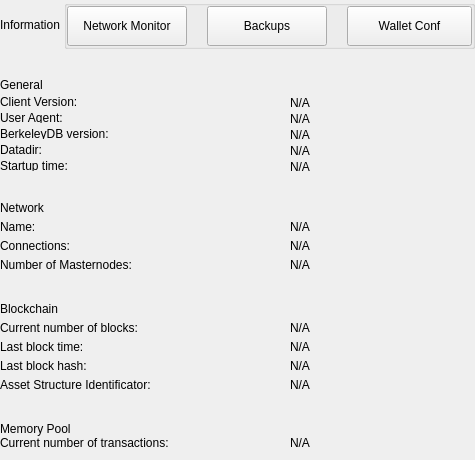
<?xml version="1.0" encoding="UTF-8"?>
<ui version="4.0">
 <class>SettingsInformationWidget</class>
 <widget class="QWidget" name="SettingsInformationWidget">
  <property name="geometry">
   <rect>
    <x>0</x>
    <y>0</y>
    <width>475</width>
    <height>460</height>
   </rect>
  </property>
  <property name="sizePolicy">
   <sizepolicy hsizetype="Expanding" vsizetype="Expanding">
    <horstretch>0</horstretch>
    <verstretch>0</verstretch>
   </sizepolicy>
  </property>
  <property name="minimumSize">
   <size>
    <width>470</width>
    <height>450</height>
   </size>
  </property>
  <property name="windowTitle">
   <string>Form</string>
  </property>
  <layout class="QVBoxLayout" name="verticalLayout">
   <property name="spacing">
    <number>0</number>
   </property>
   <property name="leftMargin">
    <number>0</number>
   </property>
   <property name="topMargin">
    <number>0</number>
   </property>
   <property name="rightMargin">
    <number>0</number>
   </property>
   <property name="bottomMargin">
    <number>0</number>
   </property>
   <item>
    <widget class="QWidget" name="left" native="true">
     <layout class="QVBoxLayout" name="verticalLayout_3">
      <property name="leftMargin">
       <number>0</number>
      </property>
      <property name="topMargin">
       <number>0</number>
      </property>
      <property name="rightMargin">
       <number>0</number>
      </property>
      <property name="bottomMargin">
       <number>0</number>
      </property>
      <item>
       <layout class="QVBoxLayout" name="verticalLayout_2">
        <property name="spacing">
         <number>0</number>
        </property>
        <item>
         <layout class="QHBoxLayout" name="horizontalLayout_3">
          <property name="spacing">
           <number>0</number>
          </property>
          <item>
           <widget class="QLabel" name="labelTitle">
            <property name="text">
             <string>Information</string>
            </property>
           </widget>
          </item>
          <item>
           <spacer name="horizontalSpacer">
            <property name="orientation">
             <enum>Qt::Horizontal</enum>
            </property>
            <property name="sizeHint" stdset="0">
             <size>
              <width>40</width>
              <height>20</height>
             </size>
            </property>
           </spacer>
          </item>
          <item>
           <widget class="QGroupBox" name="groupBox">
            <property name="title">
             <string/>
            </property>
            <layout class="QHBoxLayout" name="horizontalLayout_4">
             <property name="spacing">
              <number>20</number>
             </property>
             <property name="leftMargin">
              <number>0</number>
             </property>
             <property name="topMargin">
              <number>0</number>
             </property>
             <property name="rightMargin">
              <number>0</number>
             </property>
             <property name="bottomMargin">
              <number>0</number>
             </property>
             <item>
              <widget class="QPushButton" name="pushButtonNetworkMonitor">
               <property name="minimumSize">
                <size>
                 <width>120</width>
                 <height>40</height>
                </size>
               </property>
               <property name="maximumSize">
                <size>
                 <width>16777215</width>
                 <height>40</height>
                </size>
               </property>
               <property name="focusPolicy">
                <enum>Qt::NoFocus</enum>
               </property>
               <property name="text">
                <string>Network Monitor</string>
               </property>
              </widget>
             </item>
             <item>
              <widget class="QPushButton" name="pushButtonBackups">
               <property name="minimumSize">
                <size>
                 <width>120</width>
                 <height>40</height>
                </size>
               </property>
               <property name="maximumSize">
                <size>
                 <width>120</width>
                 <height>40</height>
                </size>
               </property>
               <property name="focusPolicy">
                <enum>Qt::NoFocus</enum>
               </property>
               <property name="text">
                <string>Backups</string>
               </property>
               <property name="checkable">
                <bool>false</bool>
               </property>
               <property name="autoExclusive">
                <bool>false</bool>
               </property>
              </widget>
             </item>
             <item>
              <widget class="QPushButton" name="pushButtonFile">
               <property name="minimumSize">
                <size>
                 <width>125</width>
                 <height>40</height>
                </size>
               </property>
               <property name="maximumSize">
                <size>
                 <width>125</width>
                 <height>40</height>
                </size>
               </property>
               <property name="focusPolicy">
                <enum>Qt::NoFocus</enum>
               </property>
               <property name="text">
                <string>Wallet Conf</string>
               </property>
               <property name="checkable">
                <bool>false</bool>
               </property>
               <property name="checked">
                <bool>false</bool>
               </property>
               <property name="autoExclusive">
                <bool>false</bool>
               </property>
              </widget>
             </item>
            </layout>
           </widget>
          </item>
         </layout>
        </item>
        <item>
         <spacer name="verticalSpacer_2">
          <property name="orientation">
           <enum>Qt::Vertical</enum>
          </property>
          <property name="sizeType">
           <enum>QSizePolicy::Fixed</enum>
          </property>
          <property name="sizeHint" stdset="0">
           <size>
            <width>20</width>
            <height>30</height>
           </size>
          </property>
         </spacer>
        </item>
        <item>
         <widget class="QWidget" name="layoutOptions1" native="true">
          <layout class="QVBoxLayout" name="verticalLayout_9">
           <property name="spacing">
            <number>5</number>
           </property>
           <property name="leftMargin">
            <number>0</number>
           </property>
           <property name="topMargin">
            <number>0</number>
           </property>
           <property name="rightMargin">
            <number>0</number>
           </property>
           <property name="bottomMargin">
            <number>10</number>
           </property>
           <item>
            <widget class="QLabel" name="labelTitleGeneral">
             <property name="text">
              <string>General</string>
             </property>
            </widget>
           </item>
           <item>
            <layout class="QHBoxLayout" name="horizontalLayout" stretch="0,1">
             <property name="spacing">
              <number>0</number>
             </property>
             <item>
              <widget class="QLabel" name="labelTitleClient">
               <property name="minimumSize">
                <size>
                 <width>290</width>
                 <height>0</height>
                </size>
               </property>
               <property name="maximumSize">
                <size>
                 <width>290</width>
                 <height>16777215</height>
                </size>
               </property>
               <property name="text">
                <string>Client Version:</string>
               </property>
              </widget>
             </item>
             <item>
              <widget class="QLabel" name="labelInfoClient">
               <property name="cursor">
                <cursorShape>IBeamCursor</cursorShape>
               </property>
               <property name="text">
                <string notr="true">N/A</string>
               </property>
               <property name="textInteractionFlags">
                <set>Qt::LinksAccessibleByMouse|Qt::TextSelectableByKeyboard|Qt::TextSelectableByMouse</set>
               </property>
              </widget>
             </item>
            </layout>
           </item>
           <item>
            <layout class="QHBoxLayout" name="horizontalAgent" stretch="0,1">
             <property name="spacing">
              <number>0</number>
             </property>
             <item>
              <widget class="QLabel" name="labelTitleAgent">
               <property name="minimumSize">
                <size>
                 <width>290</width>
                 <height>0</height>
                </size>
               </property>
               <property name="maximumSize">
                <size>
                 <width>290</width>
                 <height>16777215</height>
                </size>
               </property>
               <property name="text">
                <string>User Agent:</string>
               </property>
              </widget>
             </item>
             <item>
              <widget class="QLabel" name="labelInfoAgent">
               <property name="cursor">
                <cursorShape>IBeamCursor</cursorShape>
               </property>
               <property name="text">
                <string notr="true">N/A</string>
               </property>
               <property name="textInteractionFlags">
                <set>Qt::LinksAccessibleByMouse|Qt::TextSelectableByKeyboard|Qt::TextSelectableByMouse</set>
               </property>
              </widget>
             </item>
            </layout>
           </item>
           <item>
            <layout class="QHBoxLayout" name="horizontalBerkely" stretch="0,1">
             <property name="spacing">
              <number>0</number>
             </property>
             <item>
              <widget class="QLabel" name="labelTitleBerkeley">
               <property name="minimumSize">
                <size>
                 <width>290</width>
                 <height>0</height>
                </size>
               </property>
               <property name="maximumSize">
                <size>
                 <width>290</width>
                 <height>16777215</height>
                </size>
               </property>
               <property name="text">
                <string>BerkeleyDB version:</string>
               </property>
              </widget>
             </item>
             <item>
              <widget class="QLabel" name="labelInfoBerkeley">
               <property name="cursor">
                <cursorShape>IBeamCursor</cursorShape>
               </property>
               <property name="text">
                <string notr="true">N/A</string>
               </property>
               <property name="textInteractionFlags">
                <set>Qt::LinksAccessibleByMouse|Qt::TextSelectableByKeyboard|Qt::TextSelectableByMouse</set>
               </property>
              </widget>
             </item>
            </layout>
           </item>
           <item>
            <layout class="QHBoxLayout" name="horizontalDataDir" stretch="0,1">
             <property name="spacing">
              <number>0</number>
             </property>
             <item>
              <widget class="QLabel" name="labelTitleDataDir">
               <property name="minimumSize">
                <size>
                 <width>290</width>
                 <height>0</height>
                </size>
               </property>
               <property name="maximumSize">
                <size>
                 <width>290</width>
                 <height>16777215</height>
                </size>
               </property>
               <property name="text">
                <string>Datadir:</string>
               </property>
              </widget>
             </item>
             <item>
              <widget class="QLabel" name="labelInfoDataDir">
               <property name="cursor">
                <cursorShape>IBeamCursor</cursorShape>
               </property>
               <property name="text">
                <string notr="true">N/A</string>
               </property>
               <property name="wordWrap">
                <bool>true</bool>
               </property>
               <property name="textInteractionFlags">
                <set>Qt::LinksAccessibleByMouse|Qt::TextSelectableByKeyboard|Qt::TextSelectableByMouse</set>
               </property>
              </widget>
             </item>
            </layout>
           </item>
           <item>
            <layout class="QHBoxLayout" name="horizontalTime" stretch="0,1">
             <property name="spacing">
              <number>0</number>
             </property>
             <item>
              <widget class="QLabel" name="labelTitleTime">
               <property name="minimumSize">
                <size>
                 <width>290</width>
                 <height>0</height>
                </size>
               </property>
               <property name="maximumSize">
                <size>
                 <width>290</width>
                 <height>16777215</height>
                </size>
               </property>
               <property name="text">
                <string>Startup time:</string>
               </property>
              </widget>
             </item>
             <item>
              <widget class="QLabel" name="labelInfoTime">
               <property name="cursor">
                <cursorShape>IBeamCursor</cursorShape>
               </property>
               <property name="text">
                <string notr="true">N/A</string>
               </property>
               <property name="textInteractionFlags">
                <set>Qt::LinksAccessibleByMouse|Qt::TextSelectableByKeyboard|Qt::TextSelectableByMouse</set>
               </property>
              </widget>
             </item>
            </layout>
           </item>
          </layout>
         </widget>
        </item>
        <item>
         <spacer name="verticalSpacer_3">
          <property name="orientation">
           <enum>Qt::Vertical</enum>
          </property>
          <property name="sizeType">
           <enum>QSizePolicy::Minimum</enum>
          </property>
          <property name="sizeHint" stdset="0">
           <size>
            <width>20</width>
            <height>20</height>
           </size>
          </property>
         </spacer>
        </item>
        <item>
         <widget class="QWidget" name="layoutOptions2" native="true">
          <layout class="QVBoxLayout" name="verticalLayout_4" stretch="0,0,0,0">
           <property name="spacing">
            <number>5</number>
           </property>
           <property name="leftMargin">
            <number>0</number>
           </property>
           <property name="topMargin">
            <number>0</number>
           </property>
           <property name="rightMargin">
            <number>0</number>
           </property>
           <property name="bottomMargin">
            <number>10</number>
           </property>
           <item>
            <widget class="QLabel" name="labelTitleNetwork">
             <property name="text">
              <string>Network</string>
             </property>
            </widget>
           </item>
           <item>
            <layout class="QHBoxLayout" name="horizontalName" stretch="0,1">
             <property name="spacing">
              <number>0</number>
             </property>
             <item>
              <widget class="QLabel" name="labelTitleName">
               <property name="minimumSize">
                <size>
                 <width>290</width>
                 <height>0</height>
                </size>
               </property>
               <property name="maximumSize">
                <size>
                 <width>290</width>
                 <height>16777215</height>
                </size>
               </property>
               <property name="text">
                <string>Name:</string>
               </property>
              </widget>
             </item>
             <item>
              <widget class="QLabel" name="labelInfoName">
               <property name="cursor">
                <cursorShape>IBeamCursor</cursorShape>
               </property>
               <property name="text">
                <string notr="true">N/A</string>
               </property>
               <property name="textInteractionFlags">
                <set>Qt::LinksAccessibleByMouse|Qt::TextSelectableByKeyboard|Qt::TextSelectableByMouse</set>
               </property>
              </widget>
             </item>
            </layout>
           </item>
           <item>
            <layout class="QHBoxLayout" name="horizontalConnections" stretch="0,1">
             <property name="spacing">
              <number>0</number>
             </property>
             <item>
              <widget class="QLabel" name="labelTitleConnections">
               <property name="minimumSize">
                <size>
                 <width>290</width>
                 <height>0</height>
                </size>
               </property>
               <property name="maximumSize">
                <size>
                 <width>290</width>
                 <height>16777215</height>
                </size>
               </property>
               <property name="text">
                <string>Connections:</string>
               </property>
              </widget>
             </item>
             <item>
              <widget class="QLabel" name="labelInfoConnections">
               <property name="cursor">
                <cursorShape>IBeamCursor</cursorShape>
               </property>
               <property name="text">
                <string notr="true">N/A</string>
               </property>
               <property name="textInteractionFlags">
                <set>Qt::LinksAccessibleByMouse|Qt::TextSelectableByKeyboard|Qt::TextSelectableByMouse</set>
               </property>
              </widget>
             </item>
            </layout>
           </item>
           <item>
            <layout class="QHBoxLayout" name="horizontalLayout_2" stretch="0,1">
             <property name="spacing">
              <number>0</number>
             </property>
             <property name="leftMargin">
              <number>0</number>
             </property>
             <property name="topMargin">
              <number>0</number>
             </property>
             <property name="rightMargin">
              <number>0</number>
             </property>
             <property name="bottomMargin">
              <number>0</number>
             </property>
             <item>
              <widget class="QLabel" name="labelTitleMasternodes">
               <property name="minimumSize">
                <size>
                 <width>290</width>
                 <height>0</height>
                </size>
               </property>
               <property name="maximumSize">
                <size>
                 <width>290</width>
                 <height>16777215</height>
                </size>
               </property>
               <property name="text">
                <string>Number of Masternodes:</string>
               </property>
              </widget>
             </item>
             <item>
              <widget class="QLabel" name="labelInfoMasternodes">
               <property name="cursor">
                <cursorShape>IBeamCursor</cursorShape>
               </property>
               <property name="text">
                <string notr="true">N/A</string>
               </property>
               <property name="textInteractionFlags">
                <set>Qt::LinksAccessibleByMouse|Qt::TextSelectableByKeyboard|Qt::TextSelectableByMouse</set>
               </property>
              </widget>
             </item>
            </layout>
           </item>
          </layout>
         </widget>
        </item>
        <item>
         <spacer name="verticalSpacer_4">
          <property name="orientation">
           <enum>Qt::Vertical</enum>
          </property>
          <property name="sizeType">
           <enum>QSizePolicy::Minimum</enum>
          </property>
          <property name="sizeHint" stdset="0">
           <size>
            <width>20</width>
            <height>20</height>
           </size>
          </property>
         </spacer>
        </item>
        <item>
         <widget class="QWidget" name="layoutOptions3" native="true">
          <layout class="QVBoxLayout" name="verticalLayout_5" stretch="0,0,0,0,0">
           <property name="spacing">
            <number>5</number>
           </property>
           <property name="leftMargin">
            <number>0</number>
           </property>
           <property name="topMargin">
            <number>0</number>
           </property>
           <property name="rightMargin">
            <number>0</number>
           </property>
           <property name="bottomMargin">
            <number>10</number>
           </property>
           <item>
            <widget class="QLabel" name="labelTitleBlockchain">
             <property name="text">
              <string>Blockchain</string>
             </property>
            </widget>
           </item>
           <item>
            <layout class="QHBoxLayout" name="horizontalBlockNumber" stretch="0,1">
             <property name="spacing">
              <number>0</number>
             </property>
             <item>
              <widget class="QLabel" name="labelTitleBlockNumber">
               <property name="minimumSize">
                <size>
                 <width>290</width>
                 <height>0</height>
                </size>
               </property>
               <property name="maximumSize">
                <size>
                 <width>290</width>
                 <height>16777215</height>
                </size>
               </property>
               <property name="text">
                <string>Current number of blocks:</string>
               </property>
              </widget>
             </item>
             <item>
              <widget class="QLabel" name="labelInfoBlockNumber">
               <property name="cursor">
                <cursorShape>IBeamCursor</cursorShape>
               </property>
               <property name="text">
                <string notr="true">N/A</string>
               </property>
               <property name="textInteractionFlags">
                <set>Qt::LinksAccessibleByMouse|Qt::TextSelectableByKeyboard|Qt::TextSelectableByMouse</set>
               </property>
              </widget>
             </item>
            </layout>
           </item>
           <item>
            <layout class="QHBoxLayout" name="horizontalBlockTime" stretch="0,1">
             <property name="spacing">
              <number>0</number>
             </property>
             <item>
              <widget class="QLabel" name="labelTitleBlockTime">
               <property name="minimumSize">
                <size>
                 <width>290</width>
                 <height>0</height>
                </size>
               </property>
               <property name="maximumSize">
                <size>
                 <width>290</width>
                 <height>16777215</height>
                </size>
               </property>
               <property name="text">
                <string>Last block time:</string>
               </property>
              </widget>
             </item>
             <item>
              <widget class="QLabel" name="labelInfoBlockTime">
               <property name="cursor">
                <cursorShape>IBeamCursor</cursorShape>
               </property>
               <property name="text">
                <string notr="true">N/A</string>
               </property>
               <property name="textInteractionFlags">
                <set>Qt::LinksAccessibleByMouse|Qt::TextSelectableByKeyboard|Qt::TextSelectableByMouse</set>
               </property>
              </widget>
             </item>
            </layout>
           </item>
           <item>
            <layout class="QHBoxLayout" name="horizontalLayout_5" stretch="0,1">
             <property name="spacing">
              <number>0</number>
             </property>
             <property name="leftMargin">
              <number>0</number>
             </property>
             <property name="topMargin">
              <number>0</number>
             </property>
             <property name="rightMargin">
              <number>0</number>
             </property>
             <property name="bottomMargin">
              <number>0</number>
             </property>
             <item>
              <widget class="QLabel" name="labelTitleBlockHash">
               <property name="minimumSize">
                <size>
                 <width>290</width>
                 <height>0</height>
                </size>
               </property>
               <property name="maximumSize">
                <size>
                 <width>290</width>
                 <height>16777215</height>
                </size>
               </property>
               <property name="text">
                <string>Last block hash:</string>
               </property>
              </widget>
             </item>
             <item>
              <widget class="QLabel" name="labelInfoBlockHash">
               <property name="cursor">
                <cursorShape>IBeamCursor</cursorShape>
               </property>
               <property name="text">
                <string notr="true">N/A</string>
               </property>
               <property name="textInteractionFlags">
                <set>Qt::LinksAccessibleByMouse|Qt::TextSelectableByKeyboard|Qt::TextSelectableByMouse</set>
               </property>
              </widget>
             </item>
            </layout>
           </item>
           <item>
            <layout class="QHBoxLayout" name="horizontalLayout_6" stretch="0,1">
             <property name="spacing">
              <number>0</number>
             </property>
             <property name="leftMargin">
              <number>0</number>
             </property>
             <property name="topMargin">
              <number>0</number>
             </property>
             <property name="rightMargin">
              <number>0</number>
             </property>
             <property name="bottomMargin">
              <number>0</number>
             </property>
             <item>
              <widget class="QLabel" name="labelTitleWalletIdentHash">
               <property name="minimumSize">
                <size>
                 <width>290</width>
                 <height>0</height>
                </size>
               </property>
               <property name="text">
                <string>Asset Structure Identificator:</string>
               </property>
              </widget>
             </item>
             <item>
              <widget class="QLabel" name="labelInfoWalletIdentHash">
               <property name="text">
                <string>N/A</string>
               </property>
               <property name="textInteractionFlags">
                <set>Qt::LinksAccessibleByMouse|Qt::TextSelectableByKeyboard|Qt::TextSelectableByMouse</set>
               </property>
              </widget>
             </item>
            </layout>
           </item>
          </layout>
         </widget>
        </item>
        <item>
         <spacer name="verticalSpacer_5">
          <property name="orientation">
           <enum>Qt::Vertical</enum>
          </property>
          <property name="sizeType">
           <enum>QSizePolicy::Minimum</enum>
          </property>
          <property name="sizeHint" stdset="0">
           <size>
            <width>20</width>
            <height>20</height>
           </size>
          </property>
         </spacer>
        </item>
        <item>
         <widget class="QLabel" name="labelTitleMemory">
          <property name="text">
           <string>Memory Pool</string>
          </property>
         </widget>
        </item>
        <item>
         <layout class="QHBoxLayout" name="horizontalNumberTransactions" stretch="0,1">
          <property name="spacing">
           <number>0</number>
          </property>
          <item>
           <widget class="QLabel" name="labelTitleNumberTransactions">
            <property name="minimumSize">
             <size>
              <width>290</width>
              <height>0</height>
             </size>
            </property>
            <property name="maximumSize">
             <size>
              <width>290</width>
              <height>16777215</height>
             </size>
            </property>
            <property name="text">
             <string>Current number of transactions:</string>
            </property>
           </widget>
          </item>
          <item>
           <widget class="QLabel" name="labelInfoNumberTransactions">
            <property name="text">
             <string notr="true">N/A</string>
            </property>
           </widget>
          </item>
         </layout>
        </item>
        <item>
         <spacer name="verticalSpacer">
          <property name="orientation">
           <enum>Qt::Vertical</enum>
          </property>
          <property name="sizeType">
           <enum>QSizePolicy::Minimum</enum>
          </property>
          <property name="sizeHint" stdset="0">
           <size>
            <width>20</width>
            <height>10</height>
           </size>
          </property>
         </spacer>
        </item>
       </layout>
      </item>
     </layout>
    </widget>
   </item>
  </layout>
 </widget>
 <resources/>
 <connections/>
</ui>
